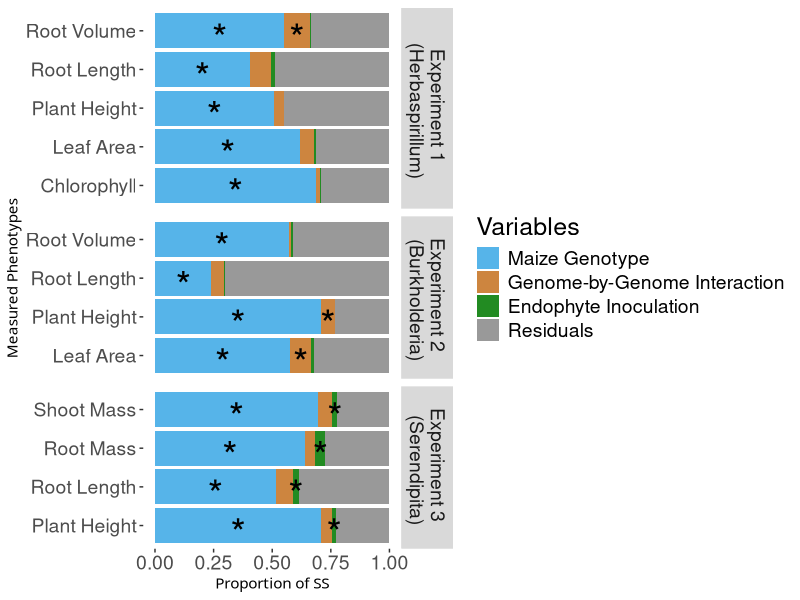

Source code (R):
# This script will combine the analysis and create final figures for my final combined data. 

getwd()                      # PLEASE CHANGE WD
setwd("/home/coreyschultz/1.Projects/2.Maize.Endophyte.Project/Final_Data_and_Figs")
getwd()
library(tidyr)
library(tidyverse)
library(broom)
library(ggplot2)
library(car)
library(data.table)
library(ggpubr)

Herb_data = read.csv("Final_Herb_Data.csv", sep =",")
Burk_data = read.csv("Final_Burk_Data.csv", sep =",")
Serendip_data = read.csv("Final_Sbecsii_Data.csv", sep =",")

names(Herb_data) <- c("Genotype", "Condition", "Rep", "Endophyte","Chlorophyll1","Chlorophyll2","Chlorophyll3",
                      "PlantHeight","LeafArea","RootLength","RootVolume","Group_or_Date")
names(Burk_data) <- c("Genotype", "Condition", "Rep", "Endophyte",
                      "PlantHeight","LeafArea","RootLength","RootVolume")
names(Serendip_data) <- c("Genotype", "Condition", "Rep", "Endophyte",
                          "PlantHeight","RootLength","RootMass","ShootMass")

Serendip_data$Condition <- gsub('C', 'Control', Serendip_data$Condition)
Serendip_data$Condition <- gsub('I', 'Inoculated', Serendip_data$Condition)
Herb_data$Condition <- gsub('C', 'Control', Herb_data$Condition)
Herb_data$Condition <- gsub('I', 'Inoculated', Herb_data$Condition)
Burk_data$Condition <- gsub('C', 'Control', Burk_data$Condition)
Burk_data$Condition <- gsub('I', 'Inoculated', Burk_data$Condition)


# number of variables in our model + residuals
n = 4

# Serendipita #Drop rep
SereResultsT1 <- data.frame()
SereResultsT1 <- data.frame(PlantHeight=numeric(n),RootLength=numeric(n),RootMass=numeric(n),ShootMass=numeric(n))
rownames(SereResultsT1) <- c("Genotype","Inoculation","Genotype:Inoculation", "Residuals")

myvars <- names(Serendip_data[5:8]) # create a list of traits
Signif_list <- list()

for( m in myvars){
  print(m)
  print(as.name(m))
  linmod <- lm(Serendip_data[[m]] ~ Genotype + Condition + Genotype:Condition, data = Serendip_data)
  HPH1 <- anova(linmod)
  print(HPH1)
  SereResultsT1[[m]] <- c(HPH1[1,2],HPH1[2,2],HPH1[3,2],HPH1[4,2])
  itlist = HPH1[,5]
  Signif_list <- append(Signif_list, itlist)
}

#Get rid of the NAs from residuals
Signif_list[is.na(Signif_list)] = 1
Signif_list

# Convert these p values to *
for( s in 1:length(Signif_list)){
  #print(s)
  if (Signif_list[s] < .05){
    Signif_list[s] <- '*'
    #print("True")
  } else {
    Signif_list[s] <- " "
    #print("False")
  }
}
Signif_list

# Now Normalize all the columns
ST1 <- SereResultsT1

ST1[] <- lapply(ST1[], function(x) x/sum(x))
setDT(ST1, keep.rownames = TRUE)[]

SereT1_long <- ST1 %>%
  gather(ST1, value,PlantHeight:ShootMass)

SereT1_long$Signif <- Signif_list


# Herbaspirillum

# Average Chlorophyll together
Herb_data$Chlorophyll <- rowMeans(Herb_data[ , c("Chlorophyll1","Chlorophyll2","Chlorophyll3")], na.rm=TRUE)

HerbResultsT1 <- data.frame(Chlorophyll=numeric(n),PlantHeight=numeric(n),LeafArea=numeric(n),RootLength=numeric(n),RootVolume=numeric(n))
rownames(HerbResultsT1) <- c("Genotype","Inoculation","Genotype:Inoculation", "Residuals")

herb_cols <- c(13, 8:11)
myvars <- names(Herb_data[,herb_cols]) # create a list of traits
Signif_list <- list()

for( m in myvars){
  print(m)
  print(as.name(m))
  linmod <- lm(Herb_data[[m]] ~ Genotype + Condition + Genotype:Condition, data = Herb_data)
  HPH1 <- anova(linmod)
  print(HPH1)
  HerbResultsT1[[m]] <- c(HPH1[1,2],HPH1[2,2],HPH1[3,2],HPH1[4,2])
  itlist = HPH1[,5]
  Signif_list <- append(Signif_list, itlist)
}

#Get rid of the NAs from residuals
Signif_list[is.na(Signif_list)] = 1
Signif_list

# Convert these p values to *
for( s in 1:length(Signif_list)){
  #print(s)
  if (Signif_list[s] < .05){
    Signif_list[s] <- '*'
    #print("True")
  } else {
    Signif_list[s] <- " "
    #print("False")
  }
}
Signif_list

# Now Normalize all the columns
HerbT1 <- HerbResultsT1

HerbT1[] <- lapply(HerbT1[], function(x) x/sum(x))
setDT(HerbT1, keep.rownames = TRUE)[]

HerbT1_long <- HerbT1 %>%
  gather(HerbT1, value,Chlorophyll:RootVolume)

HerbT1_long$Signif <- Signif_list


# Burkholderia
Burk_data$RootLength <- as.numeric(Burk_data$RootLength)
Burk_data$RootVolume <- as.numeric(Burk_data$RootVolume)

burkResultsT1 <- data.frame(PlantHeight=numeric(n),LeafArea=numeric(n),RootLength=numeric(n),RootVolume=numeric(n))
rownames(burkResultsT1) <- c("Genotype","Inoculation","Genotype:Inoculation", "Residuals")

myvars <- names(Burk_data[5:8]) # create a list of traits
Signif_list <- list()

for( m in myvars){
  print(m)
  print(as.name(m))
  linmod <- lm(Burk_data[[m]] ~ Genotype + Condition + Genotype:Condition, data = Burk_data)
  HPH1 <- anova(linmod)
  print(HPH1)
  burkResultsT1[[m]] <- c(HPH1[1,2],HPH1[2,2],HPH1[3,2],HPH1[4,2])
  itlist = HPH1[,5]
  Signif_list <- append(Signif_list, itlist)
}

#Get rid of the NAs from residuals
Signif_list[is.na(Signif_list)] = 1
Signif_list

# Convert these p values to *
for( s in 1:length(Signif_list)){
  #print(s)
  if (Signif_list[s] < .05){
    Signif_list[s] <- '*'
    #print("True")
  } else {
    Signif_list[s] <- " "
    #print("False")
  }
}
Signif_list

# Now Normalize all the columns
BurkT1 <- burkResultsT1

BurkT1[] <- lapply(BurkT1[], function(x) x/sum(x))
setDT(BurkT1, keep.rownames = TRUE)[]

BurkT1_long <- BurkT1 %>%
  gather(BurkT1, value,PlantHeight:RootVolume)

BurkT1_long$Signif <- Signif_list


# Endophytes included in Name: don't like that but without empty faceting
SereT1_long["Endophyte"] <- "Experiment 3 \n (Serendipita)"
HerbT1_long["Endophyte"] <- "Experiment 1 \n (Herbaspirillum)"
BurkT1_long["Endophyte"] <- "Experiment 2 \n (Burkholderia)"


names(SereT1_long)[names(SereT1_long) == "ST1"] <- "Phenotype"
names(HerbT1_long)[names(HerbT1_long) == "HerbT1"] <- "Phenotype"
names(BurkT1_long)[names(BurkT1_long) == "BurkT1"] <- "Phenotype"

SandHandB <- rbind(HerbT1_long,BurkT1_long,SereT1_long)

cbPalette <- c("#999999", "forestgreen", "tan3", "#56B4E9", "#F0E442", "#0072B2", "#D55E00", "#CC79A7")

# Add spaces to phenotypes

SandHandB$Phenotype[SandHandB$Phenotype == "PlantHeight"] <- "Plant Height"
SandHandB$Phenotype[SandHandB$Phenotype == "LeafArea"] <- "Leaf Area"
SandHandB$Phenotype[SandHandB$Phenotype == "RootLength"] <- "Root Length"
SandHandB$Phenotype[SandHandB$Phenotype == "RootVolume"] <- "Root Volume"
SandHandB$Phenotype[SandHandB$Phenotype == "ShootMass"] <- "Shoot Mass"
SandHandB$Phenotype[SandHandB$Phenotype == "RootMass"] <- "Root Mass"

# Change names in legends to fit the manuscript text
SandHandB$rn[SandHandB$rn == "Genotype"] <- "Maize Genotype"
SandHandB$rn[SandHandB$rn == "Inoculation"] <- "Endophyte Inoculation"
SandHandB$rn[SandHandB$rn == "Genotype:Inoculation"] <- "Genome-by-Genome Interaction"

# reorder legend 
SandHandB$rn <- factor(SandHandB$rn, levels = c("Maize Genotype","Genome-by-Genome Interaction","Endophyte Inoculation","Residuals"))

# why do I need to use another vjust? cus its turned sideways? that is stupid
ggplot(SandHandB, aes(x = Phenotype, y = value, fill = forcats::fct_rev(rn), label = Signif)) + 
  geom_col(position=position_stack()) + theme(axis.text.x = element_text( size = 14)) + 
  theme(axis.text.y = element_text(size = 14)) + 
  labs(fill = "Variables") + geom_text(aes(label = Signif), size = 10, position = position_stack(vjust = 0.5), 
                                       vjust = .75)+ 
  xlab("Measured Phenotypes") + coord_flip() +
  ylab("Proportion of SS") + scale_fill_manual(values=cbPalette) +
  theme(panel.background = element_rect(fill = "white",
                                        colour = "white"), 
        panel.grid.major = element_line(size = 0.5, linetype = 'solid',
                                        colour = "white"), 
        panel.grid.minor = element_line(size = 0.25, linetype = 'solid',
                                        colour = "white")) + 
  facet_grid(rows = vars(Endophyte), drop = TRUE, space = "free", scales = "free", switch = NULL) + 
  theme(legend.position = "right") + theme(axis.line = element_line(colour = "white"), 
                                           panel.border = element_blank()) + 
  theme(legend.title = element_text(size=18)) + theme(legend.text = element_text(size=14)) + 
  theme(strip.text.y = element_text(size = 14)) + theme(plot.title = element_text(size=20)) +
  theme(axis.title.x = element_text(30)) + theme(axis.title.y = element_text(20)) + 
  guides(fill = guide_legend(reverse = TRUE))


# Need to change Genotype: Inoculation name - just changed column names above
SandHandB <- as.data.frame(lapply(SandHandB, function(x) {
  gsub("Genotype:Inoculation", "GenxInoc", x)
}))

# Calculate total variance due to genotype 
SandHandB

# Need to change Genotype: Inoculation name - just changed column names above
SandHandB <- as.data.frame(lapply(SandHandB, function(x) {
   gsub("Genotype:Inoculation", "GenxInoc", x)
 }))

count = 0.0
sum = 0.0

for (row in 1:nrow(SandHandB)){
  if(grepl("GenxInoc", SandHandB[row, 1])){
    count = count + 1
    sum = sum + as.numeric(as.character(SandHandB[row,3]))
    #print(SandHandB[row,3])
  }}

interaction_avg = (sum/count) 
print(interaction_avg)

count = 0.0
sum = 0.0

for (row in 1:nrow(SandHandB)){
  if(grepl("Genotype", SandHandB[row, 1])){
    count = count + 1
    sum = sum + as.numeric(as.character(SandHandB[row,3]))
    #print(SandHandB[row,3])
  }}

Genotype_avg = (sum/count) 
print(Genotype_avg)

print("Interaction over Genotype")
print(interaction_avg / Genotype_avg)

